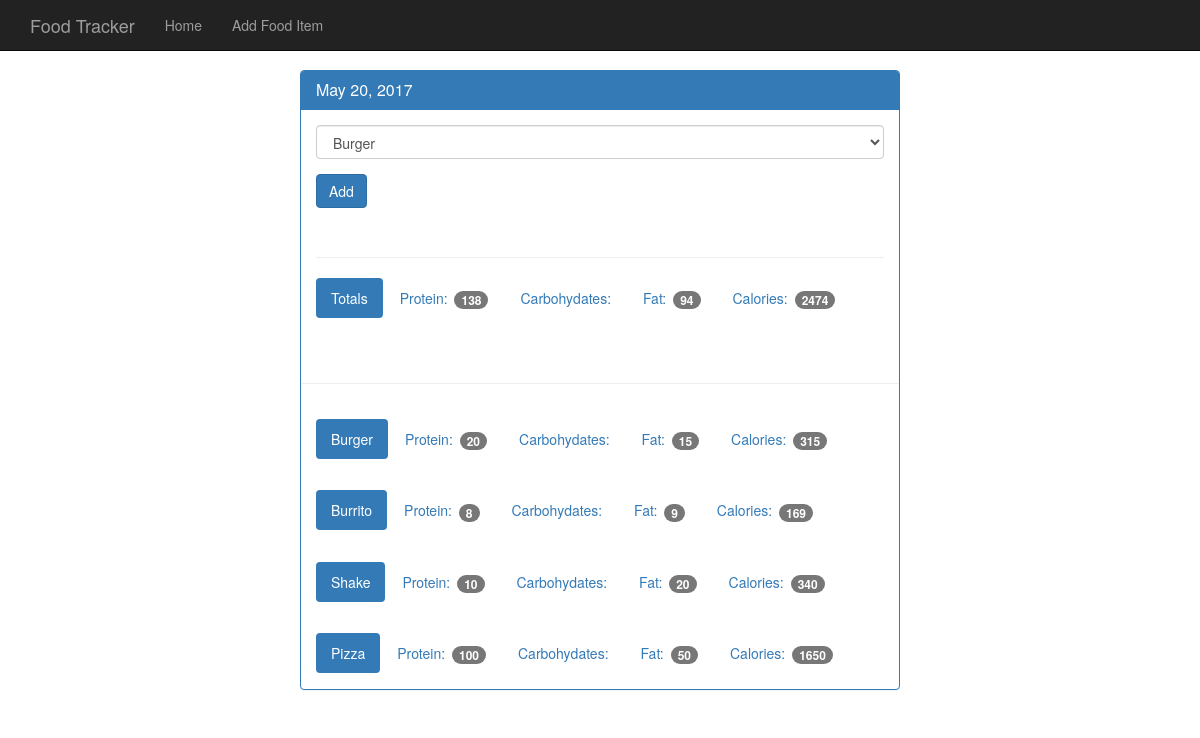
Page /view/20170520 on the committed database.
### tables this page shows
CREATE TABLE food (
    id integer primary key autoincrement,
    name text not null,
    protein integer not null,
    carbohydrates integer not null,
    fat integer not null,
    calories integer not null
);

### app.py (the view)
@app.route('/view/<date>', methods=['GET', 'POST'])
def view(date):
    db = get_db()
    cur = db.execute('select id, entry_date from log_date where entry_date = ?', [date])
    date_result = cur.fetchone()
    if request.method == 'POST':
        db.execute('insert into food_date (food_id, log_date_id) values(?, ?)', [request.form['food-select'], date_result['id']])
        db.commit()
    d = datetime.strptime(str(date_result['entry_date']), '%Y%m%d')
    pretty_date = datetime.strftime(d, '%B %d, %Y')
    food_cur = db.execute('select id, name from food')
    food_results = food_cur.fetchall()
    log_cur = db.execute('''select
                        food.name,
                        food.protein,
                        food.carbohydrates,
                        food.fat,
                        food.calories
                    from log_date
                        join food_date on food_date.log_date_id = log_date.id
                        join food on food.id = food_date.food_id
                        where log_date.entry_date = ?''', [date])
    log_results = log_cur.fetchall()
    totals = {}
    totals['protein'] = 0
    totals['carbohydrates'] = 0
    totals['fat'] = 0
    totals['calories'] = 0
    for el in log_results:
        totals['protein'] += el['protein']
        totals['carbohydrates'] += el['carbohydrates']
        totals['fat'] += el['fat']
        totals['calories'] += el['calories']
    return render_template('day.html', entry_date=date_result['entry_date'],\
                             pretty_date=pretty_date, food_results=food_results,\
                             log_results=log_results, totals=totals)

### database.py (called while the page is built)
def connect_db():
    sql = sqlite3.connect('food_log.db')
    sql.row_factory = sqlite3.Row
    return sql

def get_db():
    if not hasattr(g, 'sqlite3_db'):
        g.sqlite3_db = connect_db()
    return g.sqlite3_db

### templates/day.html (shortened to what this page needs)
{% extends 'base.html' %}
{% block body %}
    <nav class="navbar navbar-inverse navbar-fixed-top">
      <div class="container">
        <div class="navbar-header">
          <a class="navbar-brand" href="{{ url_for('index') }}">Food Tracker</a>
        </div>
        <div id="navbar" class="navbar-collapse collapse">
          <ul class="nav navbar-nav">
            <li><a href="{{ url_for('index') }}">Home</a></li>
            <li><a href="{{ url_for('food') }}">Add Food Item</a></li>
          </ul>
        </div>
      </div>
    </nav>
    <div class="container theme-showcase col-sm-6 col-sm-offset-3" role="main">
      <div class="row">
        <div>
          <div class="panel panel-primary">
            <div class="panel-heading">
              <h3 class="panel-title">{{ pretty_date }}</h3>
            </div>
            <div class="panel-body">
              <form method="POST" action="{{ url_for('view', date=entry_date) }}">
                <div class="form-group">
                  <select class="form-control" name="food-select">
                    {% for food_el in food_results %}
                    <option value="{{ food_el.id }}">{{ food_el.name }}</option>
                    {% endfor %}
                  </select>
                </div>
                <button type="submit" class="btn btn-primary">Add</button>
              </form>
              <div class="page-header"></div>
              <ul class="nav nav-pills" role="tablist">
                <li class="active"><a>Totals</a></li>
                <li><a>Protein: <span class="badge">{{ totals.protein }}</span></a></li>
                <li><a>Carbohydates: </a></li>
                <li><a>Fat: <span class="badge">{{ totals.fat }}</span></a></li>
                <li><a>Calories: <span class="badge">{{ totals.calories }}</span></a></li>
              </ul>
            </div>
            <div class="page-header"></div>
            {% for el in log_results %}
            <div class="panel-body">
              <ul class="nav nav-pills" role="tablist">
                <li class="active"><a>{{ el.name }}</a></li>
                <li><a>Protein: <span class="badge">{{ el.protein }}</span></a></li>
                <li><a>Carbohydates: </a></li>
                <li><a>Fat: <span class="badge">{{ el.fat }}</span></a></li>
                <li><a>Calories: <span class="badge">{{ el.calories }}</span></a></li>
              </ul>
            </div>
            {% endfor %}
          </div>
        </div>
      </div>
    </div>
{% endblock %}

### templates/base.html (shortened to what this page needs)
<!DOCTYPE html>
<html lang="en">
  <head>
    <link href="{{ url_for('static', filename='bootstrap.min.css') }}" rel="stylesheet">
    <link href="{{ url_for('static', filename='theme.css') }}" rel="stylesheet">
  </head>
  <body>
  {% block body %}
  {% endblock %}
  </body>
</html>

### static/theme.css (style rules this page uses)
body { padding-top: 70px; padding-bottom: 30px; }

### rows in the picture
food: name "Burger", protein "20", fat "15", calories "315"
food: name "Burrito", protein "8", fat "9", calories "169"
food: name "Shake", protein "10", fat "20", calories "340"
food: name "Pizza", protein "100", fat "50", calories "1650"

### other values in the picture
{{ pretty_date }} "May 20, 2017"
{{ totals.protein }} "138"
{{ totals.fat }} "94"
{{ totals.calories }} "2474"
form field food-select "Burger"
